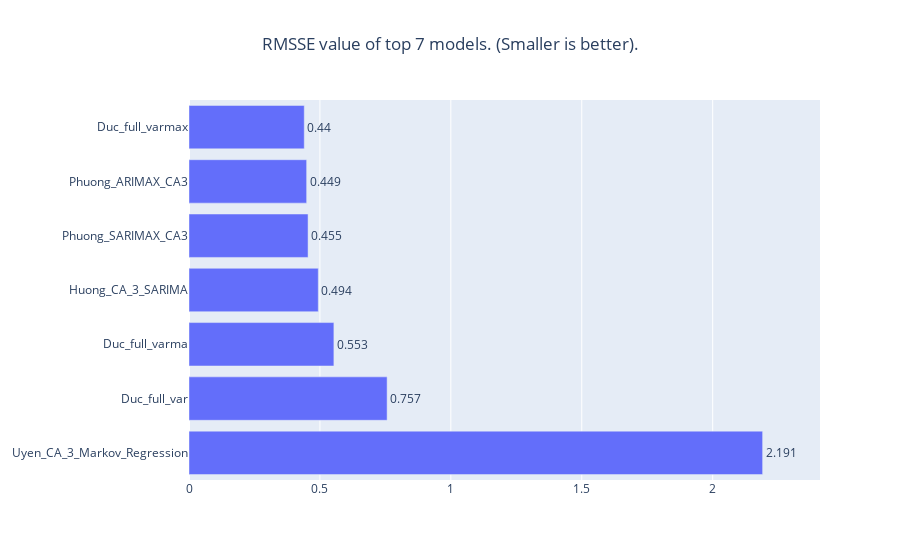

This figure's notebook cell:
### Markdown cell above
### Visualize models

### Code cell
top_models = plot_horizontal_bar_chart(summary_result)

### Figure 1 — Plotly figure (JSON) as saved in the notebook; plotly's stock layout.template omitted (floating-point values rounded to 4 significant figures)
{"data": [{"orientation": "h", "text": ["2.191", "0.757", "0.553", "0.494", "0.455", "0.449", "0.44"], "textposition": "outside", "type": "bar", "x": [2.191, 0.7566, 0.5533, 0.4937, 0.4547, 0.4493, 0.4402], "y": ["Uyen_CA_3_Markov_Regression", "Duc_full_var", "Duc_full_varma", "Huong_CA_3_SARIMA", "Phuong_SARIMAX_CA3", "Phuong_ARIMAX_CA3", "Duc_full_varmax"]}], "layout": {"title": {"text": "RMSSE value of top 7 models. (Smaller is better).", "x": 0.5, "xanchor": "center"}, "xaxis": {"range": [0, 2.41]}}}
